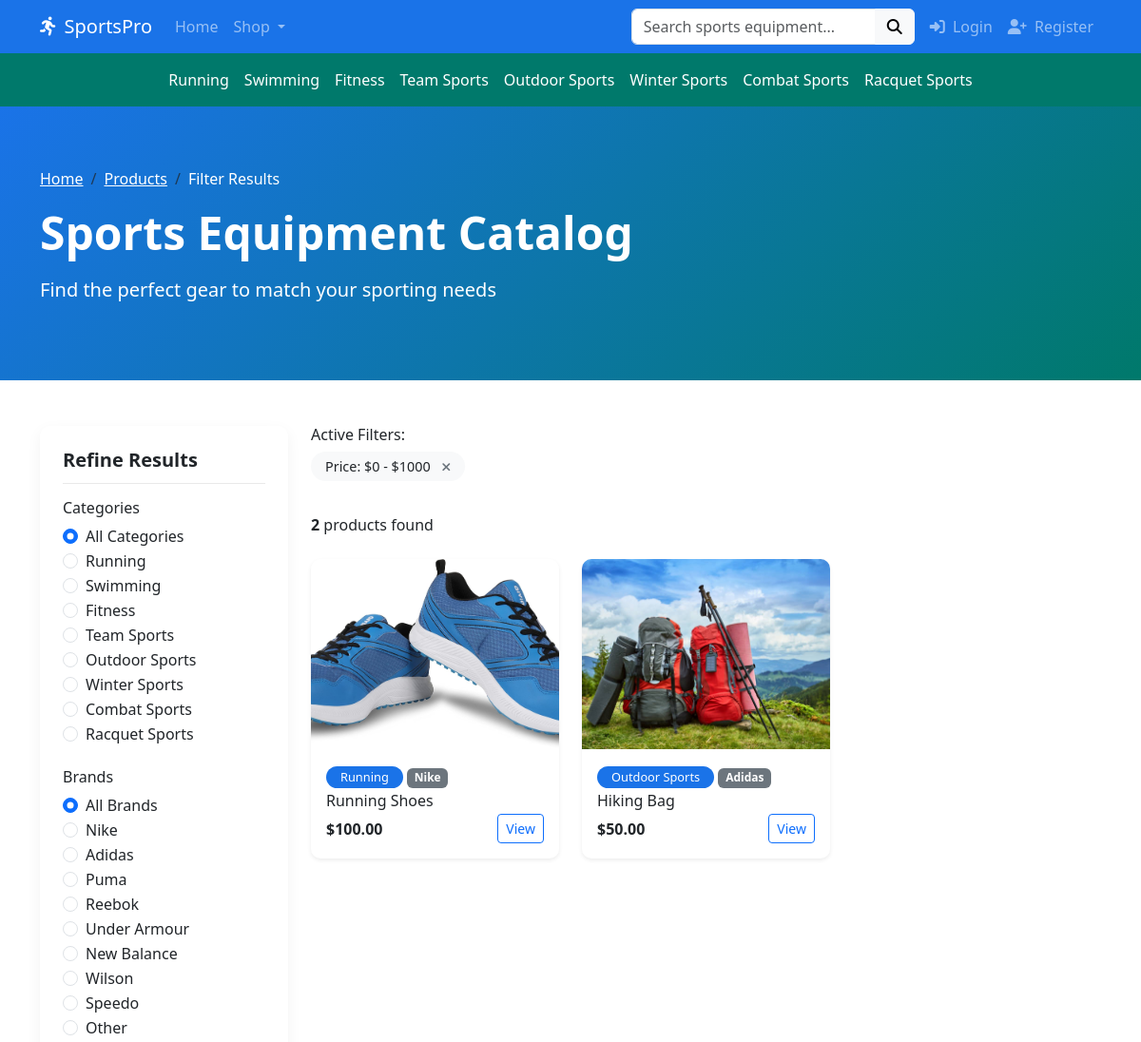
The page /users/filter-products/ (upper part) on the database as committed earlier.
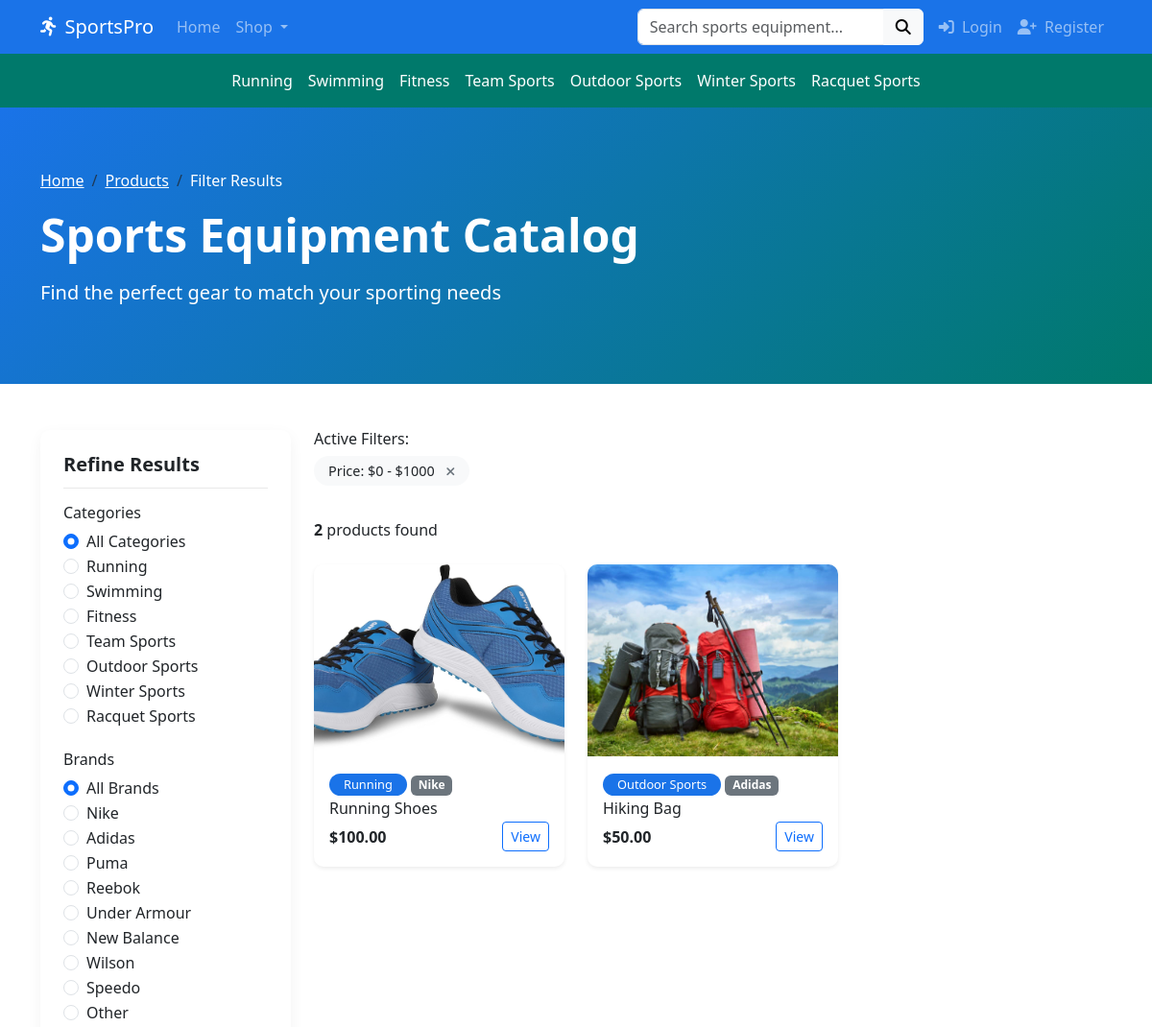
The same page on the database as committed later.
### users/models.py (models this page shows, shortened)
class Category(models.Model):
    name = models.CharField(max_length=100, unique=True)
    slug = models.SlugField(max_length=100, unique=True)
    description = models.TextField(blank=True)
    image = models.ImageField(upload_to='categories/', blank=True)
    is_active = models.BooleanField(default=True)
    created_at = models.DateTimeField(auto_now_add=True)
    updated_at = models.DateTimeField(auto_now=True)
    class Meta:
        verbose_name_plural = 'Categories'

class Product(models.Model):
    BRAND_CHOICES = [
        ('nike', 'Nike'),
        ('adidas', 'Adidas'),
        ('puma', 'Puma'),
        ('reebok', 'Reebok'),
        ('under_armour', 'Under Armour'),
        ('new_balance', 'New Balance'),
        ('wilson', 'Wilson'),
        ('speedo', 'Speedo'),
        ('other', 'Other')
    ]
    SIZE_CATEGORIES = [
        ('XS', 'Extra Small'),
        ('S', 'Small'),
        ('M', 'Medium'),
        ('L', 'Large'),
        ('XL', 'Extra Large'),
        ('XXL', 'Double Extra Large'),
        ('NA', 'Not Applicable')
    ]
    name = models.CharField(max_length=200)
    slug = models.SlugField(max_length=200, unique=True)
    category = models.ForeignKey(Category, on_delete=models.CASCADE, related_name='products')
    brand = models.CharField(max_length=20, choices=BRAND_CHOICES, default='other')
    description = models.TextField()
    features = models.TextField(blank=True, help_text="Key product features and specifications")
    price = models.DecimalField(max_digits=10, decimal_places=2)
    image = models.ImageField(upload_to='products/')
    stock = models.PositiveIntegerField(default=0)
    is_available = models.BooleanField(default=True)
    size = models.CharField(max_length=3, choices=SIZE_CATEGORIES, default='NA')
    weight = models.DecimalField(max_digits=6, decimal_places=2, null=True, blank=True, help_text="Weight in kg")
    created_at = models.DateTimeField(auto_now_add=True)
    updated_at = models.DateTimeField(auto_now=True)
    wishlisted_by = models.ManyToManyField(Users, related_name='wishlisted_items', blank=True)
    def get_discount_price(self):
        discounts = self.discounts.filter(
            is_active=True,
            valid_from__lte=timezone.now(),
            valid_to__gte=timezone.now()
        ).order_by('-discount_percent').first()
        if discounts:
            discount_amount = (self.price * discounts.discount_percent) / 100
            return self.price - discount_amount
        return self.price

### users/views.py (the view)
# urls.py: path('filter-products/', views.filterProducts, name='filter_products'),
def filterProducts(request):
    products = Product.objects.filter(is_available=True)
    categories = Category.objects.filter(is_active=True)
    category_id = request.GET.get('category')
    brand = request.GET.get('brand')
    min_price = request.GET.get('min_price')
    max_price = request.GET.get('max_price')
    size = request.GET.get('size')
    sort_by = request.GET.get('sort', 'default')
    if category_id:
        products = products.filter(category_id=category_id)
    if brand:
        products = products.filter(brand=brand)
    if size:
        products = products.filter(size=size)
    if min_price:
        products = products.filter(price__gte=min_price)
    if max_price:
        products = products.filter(price__lte=max_price)
    if sort_by == 'price_asc':
        products = products.order_by('price')
    elif sort_by == 'price_desc':
        products = products.order_by('-price')
    elif sort_by == 'newest':
        products = products.order_by('-created_at')
    elif sort_by == 'name':
        products = products.order_by('name')
    brands = Product.BRAND_CHOICES
    sizes = Product.SIZE_CATEGORIES
    context = {
        'products': products,
        'categories': categories,
        'brands': brands,
        'sizes': sizes,
        'selected_category': category_id,
        'selected_brand': brand,
        'selected_size': size,
        'min_price': min_price,
        'max_price': max_price,
        'sort_by': sort_by,
        'page_title': 'Sports Equipment Catalog'
    }
    return render(request, 'users/filter_products.html', context)

### users/templates/users/filter_products.html (shortened to what the changed rows need)
{% extends 'base.html' %}
{% load static %}
{% block content %}
<section class="page-banner">
    <div class="container">
        <div class="row">
            <div class="col-md-8">
                <h1 class="display-5 fw-bold mb-3">Sports Equipment Catalog</h1>
            </div>
        </div>
    </div>
</section>
<section class="py-5">
    <div class="container">
        <div class="row">
            <div class="col-md-3 collapse d-md-block" id="mobileFilterMenu">
                <div class="filter-sidebar mb-4">
                    <form method="get" action="{% url 'users:filter_products' %}">
                        <div class="filter-group">
                            {% for category in categories %}
                                <div class="form-check">
                                    <input class="form-check-input" type="radio" name="category" id="category-{{ category.id }}"
                                           value="{{ category.id }}" {% if selected_category == category.id|stringformat:"i" %}checked{% endif %}>
                                    <label class="form-check-label" for="category-{{ category.id }}">
                                        {{ category.name }}
                                    </label>
                                </div>
                            {% endfor %}
                        </div>
                        <div class="filter-group">
                            {% for brand_code, brand_name in brands %}
                                <div class="form-check">
                                    <input class="form-check-input" type="radio" name="brand" id="brand-{{ brand_code }}"
                                           value="{{ brand_code }}" {% if selected_brand == brand_code %}checked{% endif %}>
                                    <label class="form-check-label" for="brand-{{ brand_code }}">
                                        {{ brand_name }}
                                    </label>
                                </div>
                            {% endfor %}
                        </div>
                    </form>
                </div>
            </div>
            <div class="col-md-9">
                <div class="row g-4">
                    {% for product in products %}
                        <div class="col-sm-6 col-md-4">
                            <div class="card product-card shadow-sm">
                                <div class="product-img-container">
                                    {% if product.image %}
                                        <img src="{{ product.image.url }}" class="product-img" alt="{{ product.name }}">
                                    {% else %}
                                        <img src="https://via.placeholder.com/300x300?text=Product" class="product-img" alt="{{ product.name }}">
                                    {% endif %}
                                </div>
                                <div class="card-body">
                                    <div class="mb-1">
                                        <span class="badge badge-category">{{ product.category.name }}</span>
                                        {% if product.brand != 'other' %}
                                            <span class="badge bg-secondary">{{ product.get_brand_display }}</span>
                                        {% endif %}
                                    </div>
                                    <h6 class="mb-1">{{ product.name }}</h6>
                                    <div class="d-flex justify-content-between align-items-center">
                                        <div>
                                            {% if product.get_discount_price < product.price %}
                                                <span class="text-danger fw-bold">${{ product.get_discount_price|floatformat:2 }}</span>
                                                <small class="text-muted text-decoration-line-through">${{ product.price }}</small>
                                            {% else %}
                                                <span class="fw-bold">${{ product.price }}</span>
                                            {% endif %}
                                        </div>
                                        <a href="{% url 'users:product_detail' product.slug %}" class="btn btn-sm btn-outline-primary">
                                            View
                                        </a>
                                    </div>
                                </div>
                            </div>
                        </div>
                    {% endfor %}
                </div>
            </div>
        </div>
    </div>
</section>
{% endblock %}

### templates/base.html (shortened to what the changed rows need)
{% load static %}
<!DOCTYPE html>
<html lang="en">
<head>
    <link rel="stylesheet" href="https://cdn.jsdelivr.net/npm/bootstrap@5.3.0/dist/css/bootstrap.min.css">
    <link rel="stylesheet" href="https://cdnjs.cloudflare.com/ajax/libs/font-awesome/6.4.0/css/all.min.css">
    <link rel="stylesheet" href="https://cdn.jsdelivr.net/npm/bootstrap-icons@1.11.3/font/bootstrap-icons.min.css">
    <link rel="stylesheet" type="text/css" href="{% static 'css/style.css' %}">
</head>
<body>
    <nav class="navbar navbar-expand-lg category-nav d-none d-lg-block">
        <div class="container">
            <ul class="navbar-nav mx-auto">
                {% for category in categories|slice:":8" %}
                <li class="nav-item">
                    <a class="nav-link" href="{% url 'users:product_list_by_category' category.slug %}">{{ category.name }}</a>
                </li>
                {% endfor %}
            </ul>
        </div>
    </nav>
    <div class="main-content py-5">
        {% block content %}
        {% endblock %}
    </div>
</body>
</html>

Rows that differ between the two databases and show on the page:
removed Category: name "Combat Sports", category "☐ Combat Sports"
